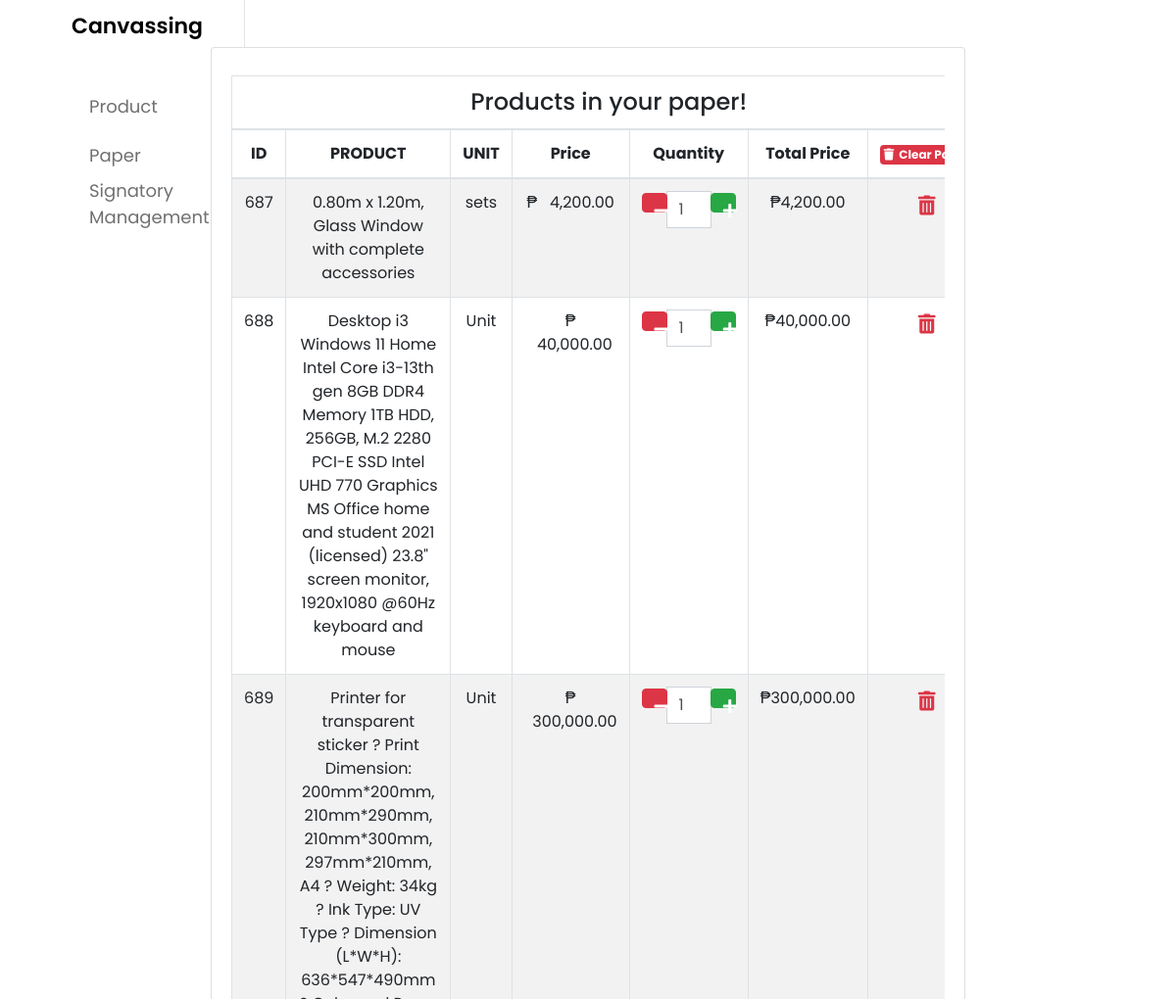
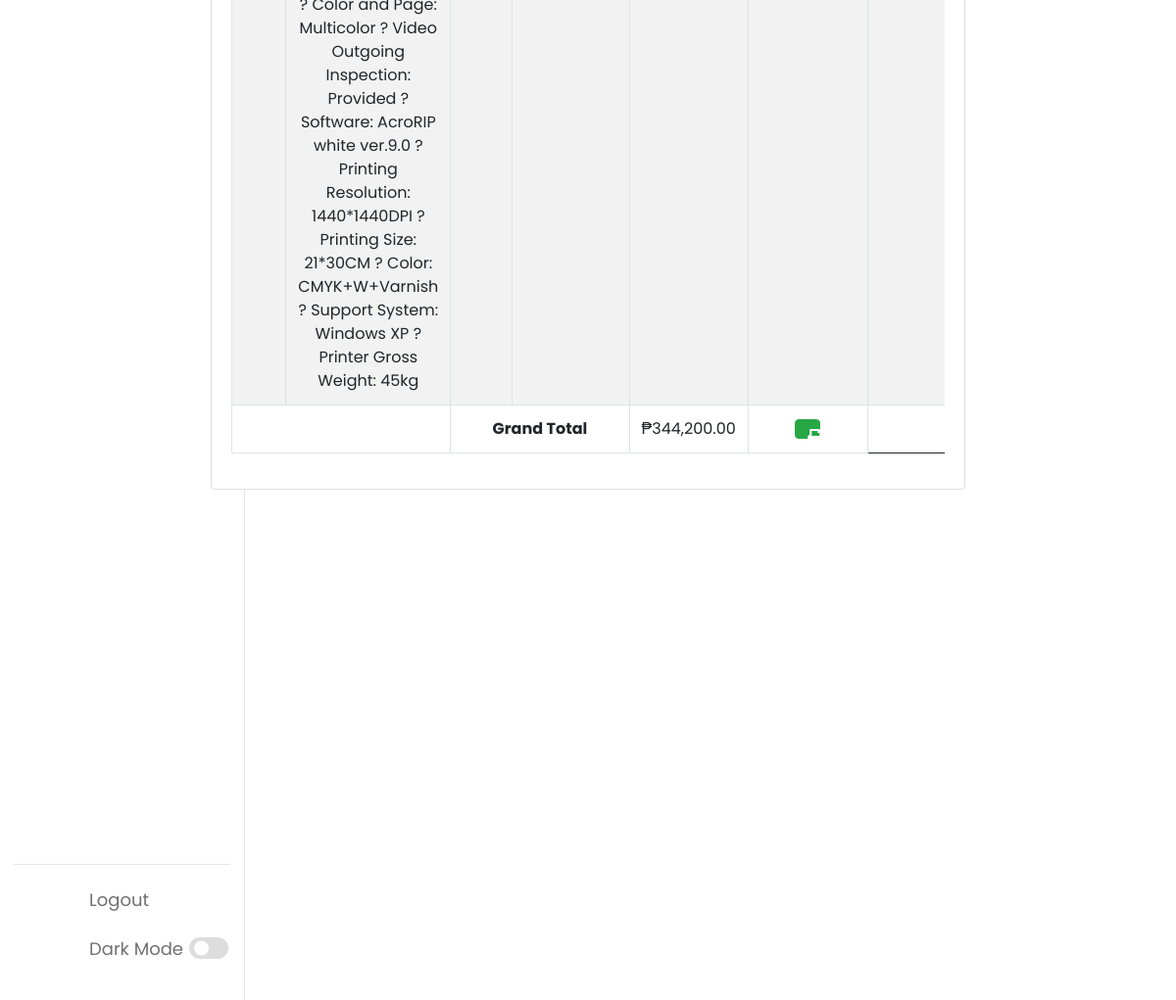
The app's page /cart.php with its own data (2 pictures, top to bottom).
### tables this page shows
CREATE TABLE `cart` (
  `id` int(11) NOT NULL,
  `product_name` varchar(100) NOT NULL,
  `description` varchar(10000) NOT NULL,
  `product_price` varchar(50) NOT NULL,
  `product_image` varchar(255) NOT NULL,
  `qty` int(10) NOT NULL,
  `total_price` varchar(100) NOT NULL,
  `product_code` varchar(10) NOT NULL
);

### cart.php (the view, shortened to what this page needs)
<?php
  include ('navbar.php');
?>
<!DOCTYPE html>
<html lang="en">
<head>
  <link rel='stylesheet' href='https://cdnjs.cloudflare.com/ajax/libs/twitter-bootstrap/4.5.2/css/bootstrap.min.css' />
  <link rel='stylesheet' href='https://cdnjs.cloudflare.com/ajax/libs/font-awesome/5.9.0/css/all.min.css' />
  <link rel="stylesheet" href="https://cdn.jsdelivr.net/npm/bootstrap@4.6.2/dist/css/bootstrap.min.css">
  <link rel="stylesheet" type="text/css" href="CSS/cart.css">
</head>
<body>
<div class="container-fluid mt-5">
    <div class="row justify-content-center">
        <div class="col-lg-8" id="order">
            <div class="card">
                <div class="card-body">
                      <div class="table-responsive mt-2">
                        <table class="table table-bordered table-striped text-center">
                          <thead>
                            <tr>
                              <td colspan="7">
                                <h4 class="text-center m-0">Products in your paper!</h4>
                              </td>
                            </tr>
                            <tr>
                                <th style="width: 150px;">ID</th>
                                <th style="width: 150px;">PRODUCT</th>
                                <th style="width: 150px;">UNIT</th>
                                <th style="width: 180px;">Price</th>
                                <th style="width: 200px;">Quantity</th>
                                <th style="width: 150px;">Total Price</th>
                                <th>
                                  <a href="action.php?clear=all" class="badge-danger badge p-1" onclick="return confirm('Are you sure want to clear your cart?');"><i class="fas fa-trash"></i>&nbsp;&nbsp;Clear Paper</a>
                                </th>
                              </tr>
                            </thead>
                            <tbody>
                              <?php
                                require 'config.php';
                                $stmt = $conn->prepare('SELECT * FROM cart');
                                $stmt->execute();
                                $result = $stmt->get_result();
                                $grand_total = 0;
                                while ($row = $result->fetch_assoc()):
                              ?>
                              <tr>
                                <td><?= $row['id'] ?></td>
                                <td><?= $row['description'] ?></td>
                                <td><?= $row['product_name'] ?></td>
                                <td>₱
                                  <i class=""></i>&nbsp;&nbsp;<?= number_format($row['product_price'],2); ?>
                                </td>
                                <td>
                                <div class="input-group">
                                  <span class="input-group-btn">
                                    <button type="button" class="btn btn-danger btn-number" data-type="minus" data-field="qty">
                                      <i class="fas fa-minus"></i>
                                    </button>
                                  </span>
                                  <input type="text" name="qty" class="form-control input-number itemQty" value="<?= $row['qty'] ?>" min="1" max="100">
                                  <span class="input-group-btn">
                                    <button type="button" class="btn btn-success btn-number" data-type="plus" data-field="qty">
                                      <i class="fas fa-plus"></i>
                                    </button>
                                  </span>
                            </div>
                          </td>
                          <td class="totalPrice">₱<?= number_format($row['total_price'], 2); ?></td>
                            <td>
                              <a href="action.php?remove=<?= $row['id'] ?>" class="text-danger lead" onclick="return confirm('Are you sure want to remove this item?');"><i class="fas fa-trash-alt"></i></a>
                            </td>
                          </tr>
                  <?php $grand_total += $row['total_price']; ?>
                  <?php endwhile; ?>
                  <tr>
                    <td colspan="2">
                    </td>
                    <td colspan="2"><b>Grand Total</b></td>
                    <td id="grandTotal"><b><i class="">₱</i>&nbsp;&nbsp;<?= number_format($grand_total, 2); ?></b></td>
                    <td>
                      <a href="print.php" class="btn btn-success <?= ($grand_total > 1) ? '' : 'disabled'; ?>"><i class="fas fa-print"></i>&nbsp;&nbsp;Edit Print</a>
                    </td>
                  </tr>
            </tbody>
          </table>
      </div>
    </div>
  </div>
  </div>
  </div>
</body>
</html>

### adminpanel.css (style rules this page uses)
* { margin: 0; padding: 0; box-sizing: border-box; font-family: 'Poppins', sans-serif; }
:root { --primary-color: #006d24; --panel-color: #FFF; --text-color: #000; --black-light-color: #707070; --border-color: #e6e5e5; --toggle-color: #DDD; --box1-color: #60f399; --box2-color: #FFE6AC; --box3-color: #E7D1FC; --title-icon-color: #fff; --tran-05: all 0.5s ease; --tran-03: all 0.3s ease; --tran-03: all 0.2s ease; }
body { min-height: 100vh; background-color: var(--panel-color); }

### cart.css (style rules this page uses)
.btn { width: 20px; height: 20px; }

### records on screen
cart: id "687", description "0.80m x 1.20m, Glass Window with complete accessories", product_name "sets", product_price "4,200.00", qty "1", total_price "4,200.00"
cart: id "688", description "Desktop i3 Windows 11 Home Intel Core i3-13th gen 8GB DDR4 Memory 1TB HDD, 256GB, M.2 2280 PCI-E SSD Intel UHD 770 Graphics MS Office home and student 2021 (licensed) 23.8\" screen monitor, 1920x1080 @60Hz keyboard and mouse", product_name "Unit", product_price "40,000.00", qty "1", total_price "40,000.00"
cart: id "689", description "Printer for transparent sticker ? Print Dimension: 200mm*200mm, 210mm*290mm, 210mm*300mm, 297mm*210mm, A4 ? Weight: 34kg ? Ink Type: UV Type ? Dimension (L*W*H): 636*547*490mm ? Color and Page: Multicolor ? Video Outgoing Inspection: Provided ? Software: AcroRIP white ver.9.0 ? Printing Resolution: 1440*1440DPI ? Printing Size: 21*30CM ? Color: CMYK+W+Varnish ? Support System: Windows XP ? Printer Gross Weight: 45kg", product_name "Unit", product_price "300,000.00", qty "1", total_price "300,000.00"
